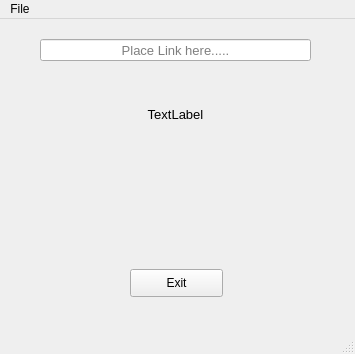
<?xml version="1.0" encoding="UTF-8"?>
<ui version="4.0">
 <class>mainWindow</class>
 <widget class="QMainWindow" name="mainWindow">
  <property name="geometry">
   <rect>
    <x>0</x>
    <y>0</y>
    <width>355</width>
    <height>354</height>
   </rect>
  </property>
  <property name="windowTitle">
   <string>HyperLink Label Example</string>
  </property>
  <widget class="QWidget" name="centralwidget">
   <widget class="QPushButton" name="btnExit">
    <property name="geometry">
     <rect>
      <x>130</x>
      <y>250</y>
      <width>93</width>
      <height>28</height>
     </rect>
    </property>
    <property name="text">
     <string>Exit</string>
    </property>
   </widget>
   <widget class="QLineEdit" name="txtInputLink">
    <property name="geometry">
     <rect>
      <x>40</x>
      <y>20</y>
      <width>271</width>
      <height>22</height>
     </rect>
    </property>
    <property name="font">
     <font>
      <pointsize>10</pointsize>
     </font>
    </property>
    <property name="alignment">
     <set>Qt::AlignCenter</set>
    </property>
    <property name="placeholderText">
     <string>Place Link here.....</string>
    </property>
   </widget>
   <widget class="QLabel" name="lblLink">
    <property name="geometry">
     <rect>
      <x>40</x>
      <y>80</y>
      <width>271</width>
      <height>31</height>
     </rect>
    </property>
    <property name="font">
     <font>
      <pointsize>10</pointsize>
     </font>
    </property>
    <property name="text">
     <string>TextLabel</string>
    </property>
    <property name="alignment">
     <set>Qt::AlignCenter</set>
    </property>
   </widget>
  </widget>
  <widget class="QMenuBar" name="menubar">
   <property name="geometry">
    <rect>
     <x>0</x>
     <y>0</y>
     <width>355</width>
     <height>26</height>
    </rect>
   </property>
   <widget class="QMenu" name="menuFile">
    <property name="title">
     <string>File</string>
    </property>
    <addaction name="actExit"/>
   </widget>
   <addaction name="menuFile"/>
  </widget>
  <widget class="QStatusBar" name="statusbar"/>
  <action name="actExit">
   <property name="text">
    <string>Exit</string>
   </property>
  </action>
 </widget>
 <resources/>
 <connections/>
</ui>
